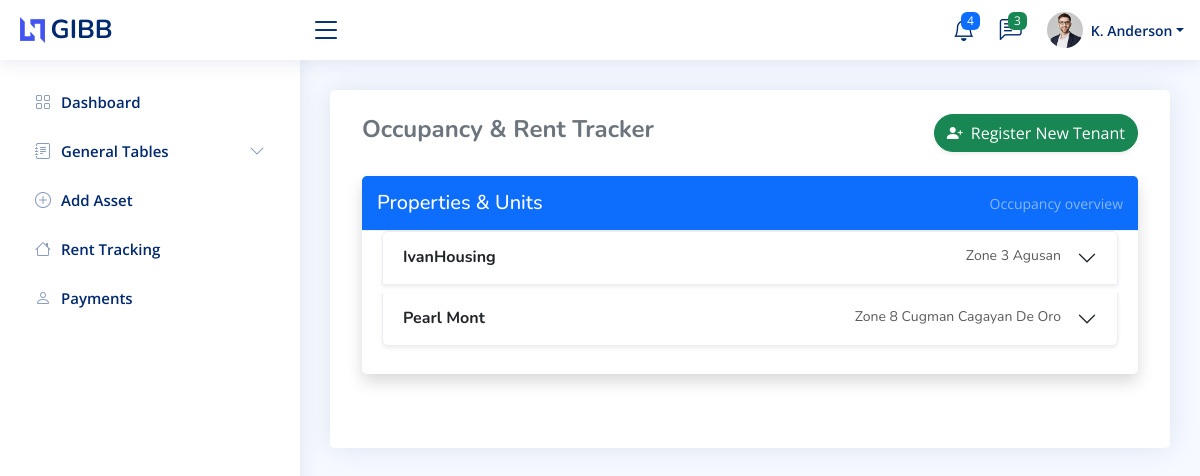
/index.php?page=rent_tracking, run on the app's committed database.
### tables this page shows
CREATE TABLE `properties` (
  `property_id` int(11) NOT NULL,
  `owner_id` int(11) DEFAULT NULL,
  `property_name` varchar(100) DEFAULT NULL,
  `type` enum('Condominium','Boarding House','Rental Home') DEFAULT NULL,
  `address` varchar(255) DEFAULT NULL,
  `status` enum('available','unavailable','under maintenance','renovation') DEFAULT NULL,
  `created_at` timestamp NOT NULL DEFAULT current_timestamp(),
  `updated_at` timestamp NOT NULL DEFAULT current_timestamp() ON UPDATE current_timestamp()
);

### modules/rent_tracker.php (the view, shortened to what this page needs)
<?php
require_once "conn.php";
$properties = $conn->query("SELECT * FROM properties ORDER BY property_name ASC");
?>
<div class="container-fluid py-4">
    <div class="d-flex justify-content-between align-items-center mb-4">
        <h4 class="fw-bold text-secondary">Occupancy & Rent Tracker</h4>
        <button class="btn btn-success shadow-sm rounded-pill" data-bs-toggle="modal" data-bs-target="#regModal">
            <i class="bi bi-person-plus-fill me-1"></i> Register New Tenant
        </button>
    </div>
    <div class="card shadow">
        <div class="card-header bg-primary text-white d-flex justify-content-between align-items-center">
            <h5 class="mb-0">Properties & Units</h5>
            <small class="text-white-50">Occupancy overview</small>
        </div>
        <div class="card-body">
            <div class="accordion" id="propAccordion">
                <?php while ($p = $properties->fetch_assoc()): ?>
                    <div class="accordion-item mb-2 shadow-sm">
                        <h2 class="accordion-header">
                            <button class="accordion-button collapsed" type="button" data-bs-toggle="collapse"
                                data-bs-target="#collapse<?= $p['property_id'] ?>">
                                <div class="d-flex justify-content-between w-100 pe-3">
                                    <span>
                                        <strong><?= htmlspecialchars($p['property_name']) ?></strong>
                                    </span>
                                    <small class="text-muted"><?= htmlspecialchars($p['address']) ?></small>
                                </div>
                            </button>
                        </h2>
                    </div>
                <?php endwhile; ?>
            </div>
        </div>
    </div>
</div>

### assets/css/style.css (style rules this page uses)
:root { scroll-behavior: smooth; }
body { font-family: "Open Sans", sans-serif; background: #f6f9ff; color: #444444; }
h1, h2, h3, h4, h5, h6 { font-family: "Nunito", sans-serif; }
.card { margin-bottom: 30px; border: none; border-radius: 5px; box-shadow: 0px 0 30px rgba(1, 41, 112, 0.1); }
.card-header, .card-footer { border-color: #ebeef4; background-color: #fff; color: #798eb3; padding: 15px; }
.card-body { padding: 0 20px 20px 20px; }
.accordion-item { border: 1px solid #ebeef4; }

### data on the page
properties: property_name "IvanHousing", address "Zone 3 Agusan"
properties: property_name "Pearl Mont", address "Zone 8 Cugman Cagayan De Oro"
